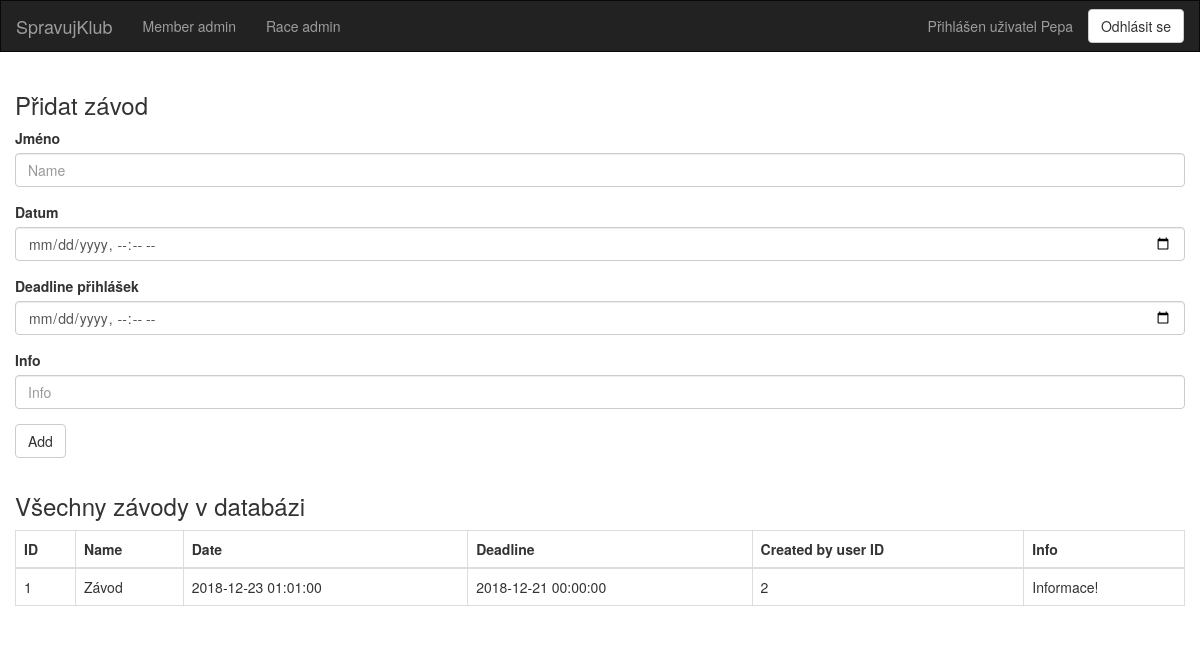
The page /admin_race (signed in) on the database as committed earlier.
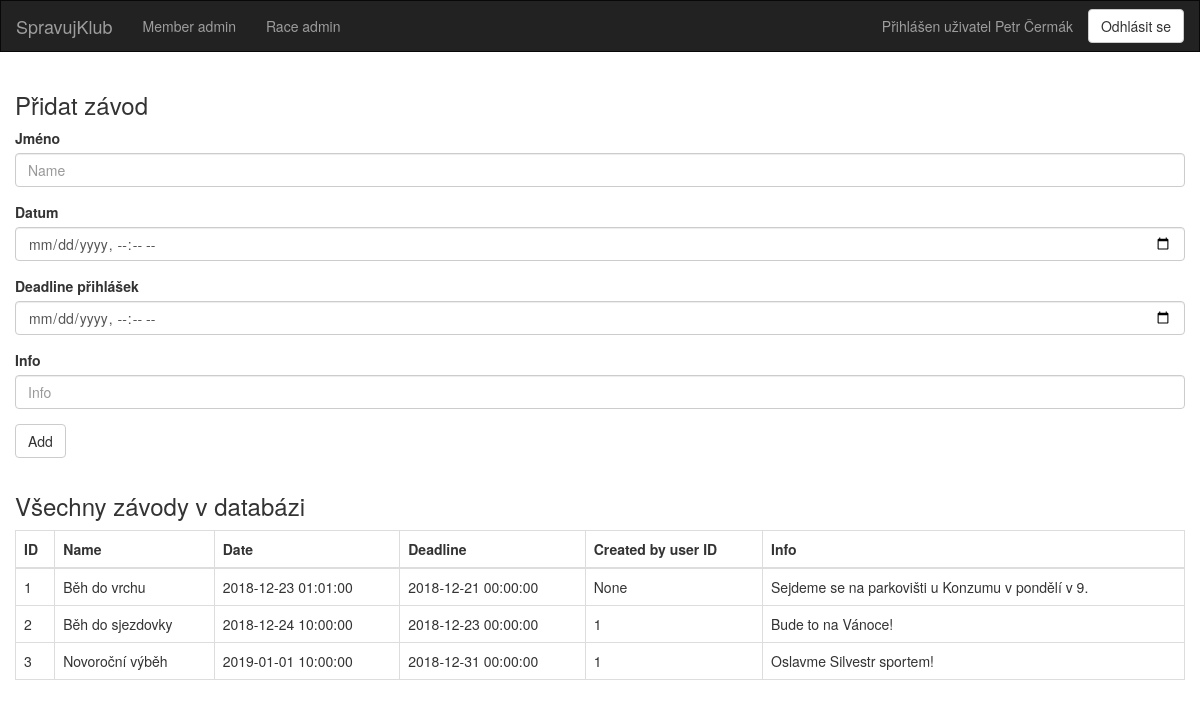
The same page on the database as committed later.
### dl/models/Member.py (models this page shows, shortened)
class Member(db.Model, IMember):
    __tablename__ = "members"
    id = db.Column(db.Integer, primary_key=True, autoincrement=True)
    name = db.Column(db.String(50))
    email = db.Column(db.String(50), unique=True)
    password = db.Column(db.String(50))
    salt = db.Column(db.String(16))
    races = db.relationship('Race', secondary='ucast_na_zavode')
    created_races = db.relationship('Race', backref='created_by', lazy=True)

### dl/models/Race.py (models this page shows, shortened)
class Race(db.Model, IRace):
    __tablename__ = "races"
    id = db.Column(db.Integer, primary_key=True, autoincrement=True)
    name = db.Column(db.String(100), nullable=False)
    date = db.Column(db.DateTime, nullable=False)
    deadline = db.Column(db.DateTime, nullable=False)
    info = db.Column(db.Text)
    created_by_user_id = db.Column(db.Integer, db.ForeignKey('members.id'))
    members = db.relationship('Member', secondary='ucast_na_zavode')

### views.py (the view)
@app.route('/admin_race', methods=['GET'])
@login_required
def admin_race():
    name = request.values.get("name")
    date = request.values.get("date")
    deadline = request.values.get("deadline")
    info = request.values.get("info")
    if name is not None and date is not None and deadline is not None and info is not None:
        try:
            current_id = current_user.id or -1
            race_controller.add_race(name=name, created_by_user_id=current_id, date=date, deadline=deadline, info=info)
        except Exception as ex:
            print(str(ex))
    return render_template("admin_race.html", races=race_controller.get_all_races(), title="Race admin")

### dl/RaceController.py (called while the page is built)
    def get_all_races(self):
        return Race.query.all()

### main.py (called while the page is built)
@login_manager.user_loader
def load_user(user_id):
    from dl.models.Member import Member
    return Member.query.get(user_id)

### templates/admin_race.html
{% extends "base.html" %}
{% block content %}
    <div class="container tab-content">
        <div class="row">
            <form action="/admin_race" role="form">
                <h3>Přidat závod</h3>
                <div class="form-group">
                    <label>Jméno</label>
                    <input type="text" class="form-control" name="name" placeholder="Name">
                </div>
                <div class="form-group">
                    <label>Datum</label>
                    <input type="datetime-local" class="form-control" name="date" placeholder="Date" >
                </div>
                <div class="form-group">
                    <label>Deadline přihlášek</label>
                    <input type="datetime-local" class="form-control" name="deadline" placeholder="Deadline" >
                </div>
				<div class="form-group">
                    <label>Info</label>
                    <input type="text" class="form-control" name="info" placeholder="Info" >
                </div>
                <div class="form-group">
                    <button type="submit" class="btn btn-default">Add</button>
                </div>
            </form>
        </div>
		<div class="row">
            <h3>Všechny závody v databázi</h3>
            <div class="table-responsive">
                <table class="table table-bordered" id="mainTable">
                    <thead>
                    <tr>
                        <th>ID</th>
                        <th>Name</th>
                        <th>Date</th>
                        <th>Deadline</th>
                        <th>Created by user ID</th>
                        <th>Info</th>
                    </tr>
                    </thead>
                    <tbody id="displayArea">
						{% for race in races %}
							<tr>
								<td>{{ race.id }}</td>
								<td>{{ race.name }}</td>
								<td>{{ race.date }}</td>
								<td>{{ race.deadline }}</td>
								<td>{{ race.created_by_user_id }}</td>
								<td>{{ race.info }}</td>
							</tr>
						{% endfor %}
                    </tbody>
                </table>
            </div>
        </div>
    </div>
{% endblock %}

### templates/base.html (shortened to what this page needs)
{% extends "bootstrap/base.html" %}
	{% block header %}
		{% block navbar %}
			<nav class="navbar navbar-inverse" style="border-radius: 0 !important;">
				<div class="container-fluid">
					<div class="navbar-header">
						<a class="navbar-brand" href="{{ url_for('index') }}">SpravujKlub</a>
					</div>
					<div class="collapse navbar-collapse" id="bs-example-navbar-collapse-1">
						<ul class="nav navbar-nav">
							<li><a href="{{ url_for('admin_member') }}">Member admin</a></li>
							<li><a href="{{ url_for('admin_race') }}">Race admin</a></li>
						</ul>
						<ul class="nav navbar-nav navbar-right">
							{% if current_user.is_authenticated %}
								<li>
									<a href="{{ url_for('profile', user_id=current_user.id ) }}">Přihlášen
										uživatel {{ current_user.name }}</a>
								</li>
								<li>
									<button type="button" onclick="location.href='/logout'"
											class="btn btn-default navbar-btn" id="signIn_button">Odhlásit se
									</button>
								</li>
							{% else %}
								<li>
									<a>Uživatel nepřihlášen</a>
								</li>
							{% endif %}
						</ul>
					</div>
				</div>
			</nav>
		{% endblock %}
	{% endblock %}

Rows that differ between the two databases and show on the page:
changed Member: name "Pepa" → "Petr Čermák"
changed Race id 1: name "Závod" → "Běh do vrchu"; created_by_user_id "2" → "None"; info "Informace!" → "Sejdeme se na parkovišti u Konzumu v pondělí v 9."
added Race: id "2", name "Běh do sjezdovky", date "2018-12-24 10:00:00", deadline "2018-12-23 00:00:00", created_by_user_id "1", info "Bude to na Vánoce!"
added Race: id "3", name "Novoroční výběh", date "2019-01-01 10:00:00", deadline "2018-12-31 00:00:00", created_by_user_id "1", info "Oslavme Silvestr sportem!"
